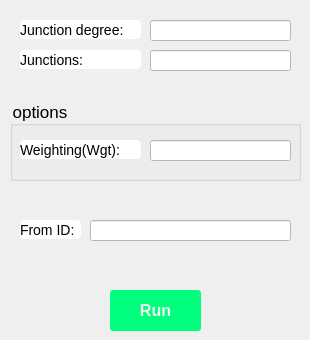
     <widget class="QWidget" name="tab_interval_2">
      <attribute name="title">
       <string>JnR</string>
      </attribute>
      <widget class="QPushButton" name="Button_start_scan_9">
       <property name="geometry">
        <rect>
         <x>110</x>
         <y>290</y>
         <width>91</width>
         <height>41</height>
        </rect>
       </property>
       <property name="styleSheet">
        <string notr="true">QPushButton{
	text-decoration:none;
	background:#00FF7F;
	color:#f2f2f2;
	
	padding:10px 30px 10px 30px;
	font-size:16px;
	font-family:微软雅黑,宋体,Arial,Helvetica,Verdana,sans-serif;
	font-weight:bold;
	border-radius:3px;
}</string>
       </property>
       <property name="text">
        <string>Run</string>
       </property>
      </widget>
      <widget class="QLineEdit" name="lineEdit_37">
       <property name="geometry">
        <rect>
         <x>150</x>
         <y>50</y>
         <width>141</width>
         <height>21</height>
        </rect>
       </property>
       <property name="styleSheet">
        <string notr="true">QLineEdit{
	text-decoration:none;
	background:#FFFFFF;
	color:#000000;
		
	font-size:14px;
	font-family:微软雅黑,宋体,Arial,Helvetica,Verdana,sans-serif;
	
}</string>
       </property>
      </widget>
      <widget class="QLabel" name="label_39">
       <property name="geometry">
        <rect>
         <x>20</x>
         <y>50</y>
         <width>121</width>
         <height>19</height>
        </rect>
       </property>
       <property name="styleSheet">
        <string notr="true">QLabel{
	text-decoration:none;
	background:#FFFFFF;
	color:#000000;
		
	font-size:14px;
	font-family:微软雅黑,宋体,Arial,Helvetica,Verdana,sans-serif;
	border-radius:4px;
}</string>
       </property>
       <property name="text">
        <string>Junctions:</string>
       </property>
      </widget>
      <widget class="QLineEdit" name="lineEdit_38">
       <property name="geometry">
        <rect>
         <x>150</x>
         <y>20</y>
         <width>141</width>
         <height>21</height>
        </rect>
       </property>
       <property name="styleSheet">
        <string notr="true">QLineEdit{
	text-decoration:none;
	background:#FFFFFF;
	color:#000000;
		
	font-size:14px;
	font-family:微软雅黑,宋体,Arial,Helvetica,Verdana,sans-serif;
	
}</string>
       </property>
      </widget>
      <widget class="QLabel" name="label_40">
       <property name="geometry">
        <rect>
         <x>20</x>
         <y>20</y>
         <width>121</width>
         <height>19</height>
        </rect>
       </property>
       <property name="styleSheet">
        <string notr="true">QLabel{
	text-decoration:none;
	background:#FFFFFF;
	color:#000000;
		
	font-size:14px;
	font-family:微软雅黑,宋体,Arial,Helvetica,Verdana,sans-serif;
	border-radius:4px;
}</string>
       </property>
       <property name="text">
        <string>Junction degree:</string>
       </property>
      </widget>
      <widget class="QGroupBox" name="groupBox_17">
       <property name="geometry">
        <rect>
         <x>10</x>
         <y>100</y>
         <width>291</width>
         <height>81</height>
        </rect>
       </property>
       <property name="styleSheet">
        <string notr="true">QGroupBox{
	
	
	
		
	font-size:17px;
	font-family:微软雅黑,宋体,Arial,Helvetica,Verdana,sans-serif;
	
}</string>
       </property>
       <property name="title">
        <string>options</string>
       </property>
       <widget class="QLineEdit" name="lineEdit_47">
        <property name="geometry">
         <rect>
          <x>140</x>
          <y>40</y>
          <width>141</width>
          <height>21</height>
         </rect>
        </property>
        <property name="styleSheet">
         <string notr="true">QLineEdit{
	text-decoration:none;
	background:#FFFFFF;
	color:#000000;
		
	font-size:14px;
	font-family:微软雅黑,宋体,Arial,Helvetica,Verdana,sans-serif;
	
}</string>
        </property>
       </widget>
       <widget class="QLabel" name="label_42">
        <property name="geometry">
         <rect>
          <x>10</x>
          <y>40</y>
          <width>121</width>
          <height>19</height>
         </rect>
        </property>
        <property name="styleSheet">
         <string notr="true">QLabel{
	text-decoration:none;
	background:#FFFFFF;
	color:#000000;
		
	font-size:14px;
	font-family:微软雅黑,宋体,Arial,Helvetica,Verdana,sans-serif;
	border-radius:4px;
}</string>
        </property>
        <property name="text">
         <string>Weighting(Wgt):</string>
        </property>
       </widget>
      </widget>
      <widget class="QLineEdit" name="lineEdit22_5">
       <property name="geometry">
        <rect>
         <x>90</x>
         <y>220</y>
         <width>201</width>
         <height>21</height>
        </rect>
       </property>
       <property name="styleSheet">
        <string notr="true">QLineEdit{
	text-decoration:none;
	background:#FFFFFF;
	color:#000000;
		
	font-size:14px;
	font-family:微软雅黑,宋体,Arial,Helvetica,Verdana,sans-serif;
	
}</string>
       </property>
       <property name="text">
        <string/>
       </property>
      </widget>
      <widget class="QLabel" name="label_10">
       <property name="geometry">
        <rect>
         <x>20</x>
         <y>220</y>
         <width>61</width>
         <height>19</height>
        </rect>
       </property>
       <property name="styleSheet">
        <string notr="true">QLabel{
	text-decoration:none;
	background:#FFFFFF;
	color:#000000;
		
	font-size:14px;
	font-family:微软雅黑,宋体,Arial,Helvetica,Verdana,sans-serif;
	border-radius:4px;
}</string>
       </property>
       <property name="text">
        <string>From ID:</string>
       </property>
      </widget>
     </widget>
